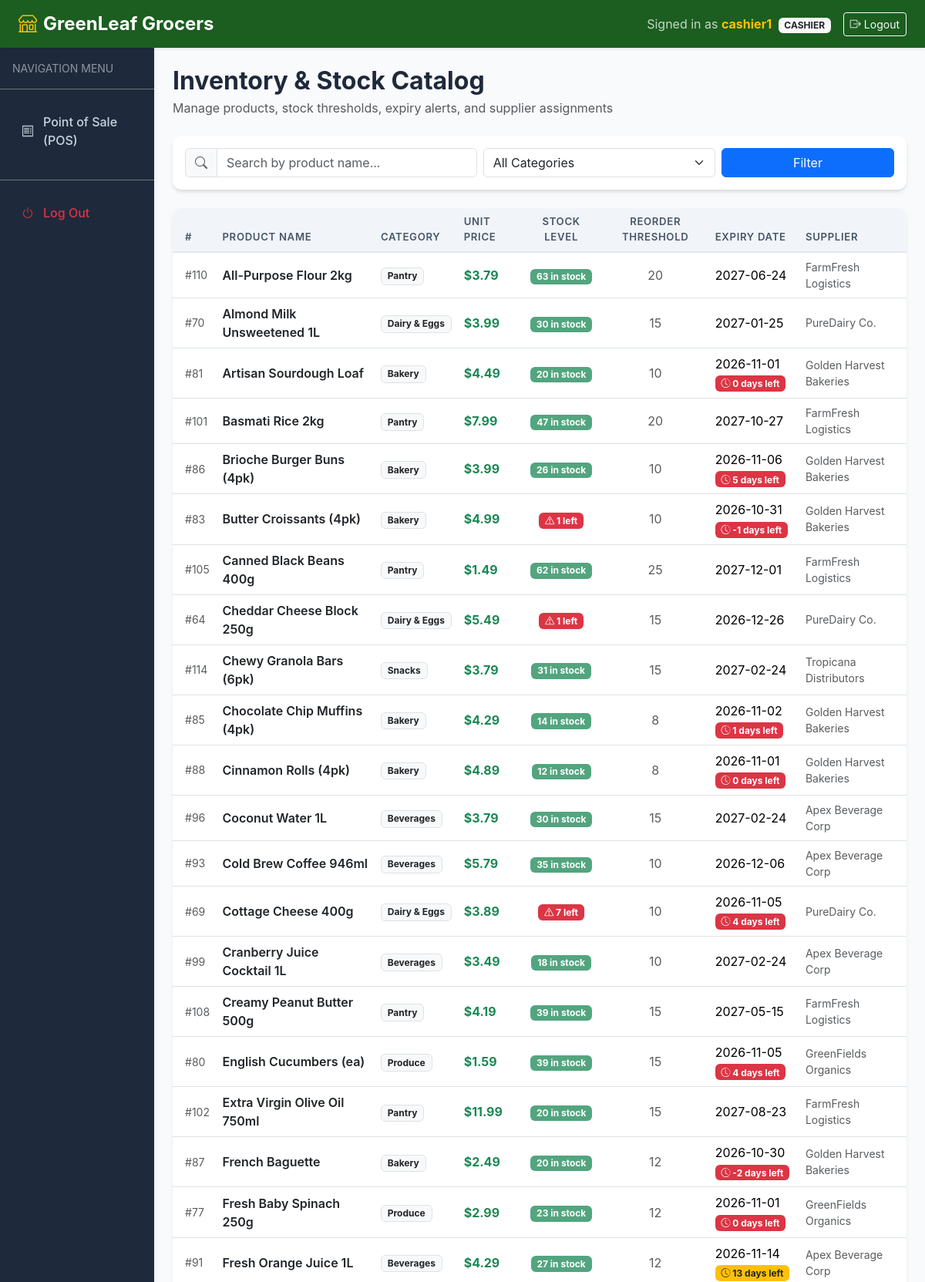
The app's page /products/ (signed in, upper part) with its own data.
### tables this page shows
CREATE TABLE products (
    product_id INTEGER PRIMARY KEY AUTOINCREMENT,
    name TEXT NOT NULL,
    category TEXT NOT NULL,
    unit_price REAL NOT NULL CHECK(unit_price >= 0),
    stock_qty INTEGER NOT NULL DEFAULT 0 CHECK(stock_qty >= 0),
    reorder_level INTEGER NOT NULL DEFAULT 10 CHECK(reorder_level >= 0),
    expiry_date DATE NOT NULL,
    supplier_id INTEGER REFERENCES suppliers(supplier_id) ON DELETE SET NULL,
    created_at TIMESTAMP DEFAULT CURRENT_TIMESTAMP
);

CREATE TABLE suppliers (
    supplier_id INTEGER PRIMARY KEY AUTOINCREMENT,
    name TEXT NOT NULL,
    phone TEXT NOT NULL,
    email TEXT,
    created_at TIMESTAMP DEFAULT CURRENT_TIMESTAMP
);

### app/routes/products.py (the view)
@products_bp.route("/")
@login_required
def index():
    search_query = request.args.get("search", "").strip()
    category_filter = request.args.get("category", "").strip()
    products = Product.get_all(
        category=category_filter if category_filter else None,
        search=search_query if search_query else None
    )
    suppliers = Supplier.get_all()
    today = datetime.now().date()
    for p in products:
        try:
            exp_d = datetime.strptime(str(p["expiry_date"]), "%Y-%m-%d").date()
            p["days_left"] = (exp_d - today).days
        except Exception:
            p["days_left"] = 999
    return render_template(
        "products/index.html",
        products=products,
        suppliers=suppliers,
        categories=CATEGORIES,
        current_search=search_query,
        current_category=category_filter
    )

### app/auth_utils.py (called while the page is built)
def login_required(f):
    @wraps(f)
    def decorated_function(*args, **kwargs):
        if "user_id" not in session:
            flash("Please log in to access this page.", "warning")
            return redirect(url_for("auth.login", next=request.endpoint))
        return f(*args, **kwargs)
    return decorated_function

### app/database.py (called while the page is built)
def get_db_connection(db_path: str | Path | None = None) -> sqlite3.Connection:
    if db_path is None:
        try:
            from flask import current_app, has_app_context
            if has_app_context() and "DATABASE_PATH" in current_app.config:
                path = current_app.config["DATABASE_PATH"]
            else:
                path = DEFAULT_DB_PATH
        except ImportError:
            path = DEFAULT_DB_PATH
    else:
        path = db_path
    conn = sqlite3.connect(path)
    conn.row_factory = sqlite3.Row
    conn.execute("PRAGMA foreign_keys = ON;")
    return conn

### app/models.py (called while the page is built)
    @classmethod
    def get_all(cls, db_path=None) -> List[Dict]:
        conn = get_db_connection(db_path)
        try:
            rows = conn.execute("SELECT * FROM suppliers ORDER BY name ASC").fetchall()
            return [dict(r) for r in rows]
        finally:
            conn.close()

    @classmethod
    def get_all(cls, category: Optional[str] = None, search: Optional[str] = None, db_path=None) -> List[Dict]:
        conn = get_db_connection(db_path)
        try:
            query = """
                SELECT p.*, s.name as supplier_name
                FROM products p
                LEFT JOIN suppliers s ON p.supplier_id = s.supplier_id
                WHERE 1=1
            """
            params = []
            if category:
                query += " AND p.category = ?"
                params.append(category)
            if search:
                query += " AND p.name LIKE ?"
                params.append(f"%{search.strip()}%")
            query += " ORDER BY p.name ASC"
            rows = conn.execute(query, params).fetchall()
            return [dict(r) for r in rows]
        finally:
            conn.close()

### app/templates/products/index.html (shortened to what this page needs)
{% extends "base.html" %}
{% block content %}
<div class="d-flex flex-column flex-md-row justify-content-between align-items-md-center gap-3 mb-4">
    <div>
        <h2 class="fw-bold mb-1">Inventory & Stock Catalog</h2>
        <p class="text-muted mb-0">Manage products, stock thresholds, expiry alerts, and supplier assignments</p>
    </div>
</div>
<div class="card p-3 mb-4">
    <form method="GET" action="{{ url_for('products.index') }}" class="row g-2 align-items-center">
        <div class="col-md-5">
            <div class="input-group">
                <span class="input-group-text bg-light"><i class="bi bi-search text-muted"></i></span>
                <input type="text" class="form-control" name="search" placeholder="Search by product name..." value="{{ current_search }}">
            </div>
        </div>
        <div class="col-md-4">
            <select class="form-select" name="category">
                <option value="">All Categories</option>
            </select>
        </div>
        <div class="col-md-3 d-flex gap-2">
            <button type="submit" class="btn btn-primary flex-grow-1">Filter</button>
        </div>
    </form>
</div>
<div class="card p-0 overflow-hidden shadow-sm">
    <div class="table-responsive">
        <table class="table table-hover align-middle mb-0">
            <thead>
                <tr>
                    <th class="ps-3">#</th>
                    <th>Product Name</th>
                    <th>Category</th>
                    <th>Unit Price</th>
                    <th class="text-center">Stock Level</th>
                    <th class="text-center">Reorder Threshold</th>
                    <th>Expiry Date</th>
                    <th>Supplier</th>
                </tr>
            </thead>
            <tbody>
                {% if products %}
                    {% for p in products %}
                    <tr>
                        <td class="ps-3 text-muted small">#{{ p.product_id }}</td>
                        <td class="fw-semibold text-dark">{{ p.name }}</td>
                        <td><span class="badge bg-light text-dark border">{{ p.category }}</span></td>
                        <td class="fw-bold text-success">${{ "%.2f"|format(p.unit_price) }}</td>
                        <td class="text-center">
                            {% if p.stock_qty <= p.reorder_level %}
                                <span class="badge bg-danger shadow-sm" title="Stock at or below reorder level">
                                    <i class="bi bi-exclamation-triangle"></i> {{ p.stock_qty }} left
                                </span>
                            {% else %}
                                <span class="badge bg-success bg-opacity-75">{{ p.stock_qty }} in stock</span>
                            {% endif %}
                        </td>
                        <td class="text-center text-muted">{{ p.reorder_level }}</td>
                        <td>
                            <div>{{ p.expiry_date }}</div>
                            {% if p.days_left is defined and p.days_left <= 15 %}
                                <span class="badge {% if p.days_left <= 7 %}bg-danger{% else %}bg-warning text-dark{% endif %} small">
                                    <i class="bi bi-clock-history"></i> {{ p.days_left }} days left
                                </span>
                            {% endif %}
                        </td>
                        <td class="small text-muted">{{ p.supplier_name or 'Unassigned' }}</td>
                    </tr>
                    {% endfor %}
                {% endif %}
            </tbody>
        </table>
    </div>
</div>
{% endblock %}

### app/static/css/style.css (style rules this page uses)
:root { --primary-green: #2e7d32; --primary-green-dark: #1b5e20; --primary-green-light: #e8f5e9; --accent-orange: #f57c00; --accent-red: #d32f2f; --sidebar-bg: #1e293b; --sidebar-hover: #334155; --card-shadow: 0 4px 6px -1px rgba(0, 0, 0, 0.1), 0 2px 4px -1px rgba(0, 0, 0, 0.06); }
body { background-color: #f8fafc; font-family: -apple-system, BlinkMacSystemFont, "Segoe UI", Roboto, "Helvetica Neue", Arial, sans-serif; color: #1e293b; min-height: 100vh; }
.card { border: none; border-radius: 0.75rem; box-shadow: var(--card-shadow); transition: transform 0.2s ease, box-shadow 0.2s ease; }
.table thead th { background-color: #f1f5f9; color: #475569; font-size: 0.825rem; text-transform: uppercase; letter-spacing: 0.05em; font-weight: 600; border-bottom: 2px solid #e2e8f0; }

### records on screen
products: product_id "110", name "All-Purpose Flour 2kg", category "Pantry", unit_price "3.79", stock_qty "63", reorder_level "20", expiry_date "2027-06-24", name "FarmFresh Logistics"
products: product_id "70", name "Almond Milk Unsweetened 1L", category "Dairy & Eggs", unit_price "3.99", stock_qty "30", reorder_level "15", expiry_date "2027-01-25", name "PureDairy Co."
products: product_id "81", name "Artisan Sourdough Loaf", category "Bakery", unit_price "4.49", stock_qty "20", reorder_level "10", expiry_date "2026-11-01", days_left "0", name "Golden Harvest Bakeries"
products: product_id "101", name "Basmati Rice 2kg", category "Pantry", unit_price "7.99", stock_qty "47", reorder_level "20", expiry_date "2027-10-27", name "FarmFresh Logistics"
products: product_id "86", name "Brioche Burger Buns (4pk)", category "Bakery", unit_price "3.99", stock_qty "26", reorder_level "10", expiry_date "2026-11-06", days_left "5", name "Golden Harvest Bakeries"
products: product_id "83", name "Butter Croissants (4pk)", category "Bakery", unit_price "4.99", stock_qty "1", reorder_level "10", expiry_date "2026-10-31", days_left "-1", name "Golden Harvest Bakeries"
products: product_id "105", name "Canned Black Beans 400g", category "Pantry", unit_price "1.49", stock_qty "62", reorder_level "25", expiry_date "2027-12-01", name "FarmFresh Logistics"
products: product_id "64", name "Cheddar Cheese Block 250g", category "Dairy & Eggs", unit_price "5.49", stock_qty "1", reorder_level "15", expiry_date "2026-12-26", name "PureDairy Co."
products: product_id "114", name "Chewy Granola Bars (6pk)", category "Snacks", unit_price "3.79", stock_qty "31", reorder_level "15", expiry_date "2027-02-24", name "Tropicana Distributors"
products: product_id "85", name "Chocolate Chip Muffins (4pk)", category "Bakery", unit_price "4.29", stock_qty "14", reorder_level "8", expiry_date "2026-11-02", days_left "1", name "Golden Harvest Bakeries"
products: product_id "88", name "Cinnamon Rolls (4pk)", category "Bakery", unit_price "4.89", stock_qty "12", reorder_level "8", expiry_date "2026-11-01", days_left "0", name "Golden Harvest Bakeries"
products: product_id "96", name "Coconut Water 1L", category "Beverages", unit_price "3.79", stock_qty "30", reorder_level "15", expiry_date "2027-02-24", name "Apex Beverage Corp"
products: product_id "93", name "Cold Brew Coffee 946ml", category "Beverages", unit_price "5.79", stock_qty "35", reorder_level "10", expiry_date "2026-12-06", name "Apex Beverage Corp"
products: product_id "69", name "Cottage Cheese 400g", category "Dairy & Eggs", unit_price "3.89", stock_qty "7", reorder_level "10", expiry_date "2026-11-05", days_left "4", name "PureDairy Co."
products: product_id "99", name "Cranberry Juice Cocktail 1L", category "Beverages", unit_price "3.49", stock_qty "18", reorder_level "10", expiry_date "2027-02-24", name "Apex Beverage Corp"
products: product_id "108", name "Creamy Peanut Butter 500g", category "Pantry", unit_price "4.19", stock_qty "39", reorder_level "15", expiry_date "2027-05-15", name "FarmFresh Logistics"
products: product_id "80", name "English Cucumbers (ea)", category "Produce", unit_price "1.59", stock_qty "39", reorder_level "15", expiry_date "2026-11-05", days_left "4", name "GreenFields Organics"
products: product_id "102", name "Extra Virgin Olive Oil 750ml", category "Pantry", unit_price "11.99", stock_qty "20", reorder_level "15", expiry_date "2027-08-23", name "FarmFresh Logistics"
products: product_id "87", name "French Baguette", category "Bakery", unit_price "2.49", stock_qty "20", reorder_level "12", expiry_date "2026-10-30", days_left "-2", name "Golden Harvest Bakeries"
products: product_id "77", name "Fresh Baby Spinach 250g", category "Produce", unit_price "2.99", stock_qty "23", reorder_level "12", expiry_date "2026-11-01", days_left "0", name "GreenFields Organics"
products: product_id "91", name "Fresh Orange Juice 1L", category "Beverages", unit_price "4.29", stock_qty "27", reorder_level "12", expiry_date "2026-11-14", days_left "13", name "Apex Beverage Corp"

### other values on screen
{{ current_username }} "cashier1"
{{ current_role }} "CASHIER"
